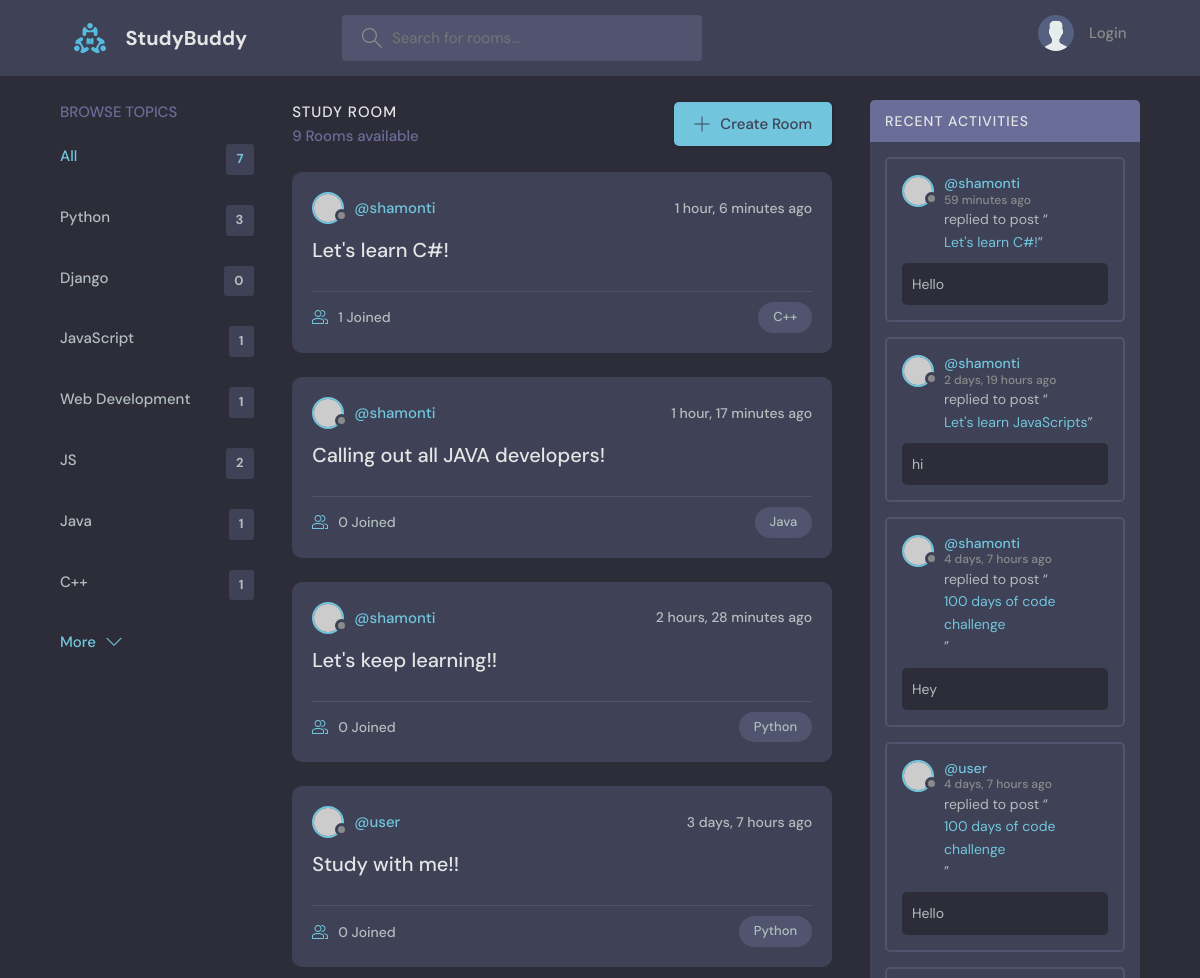
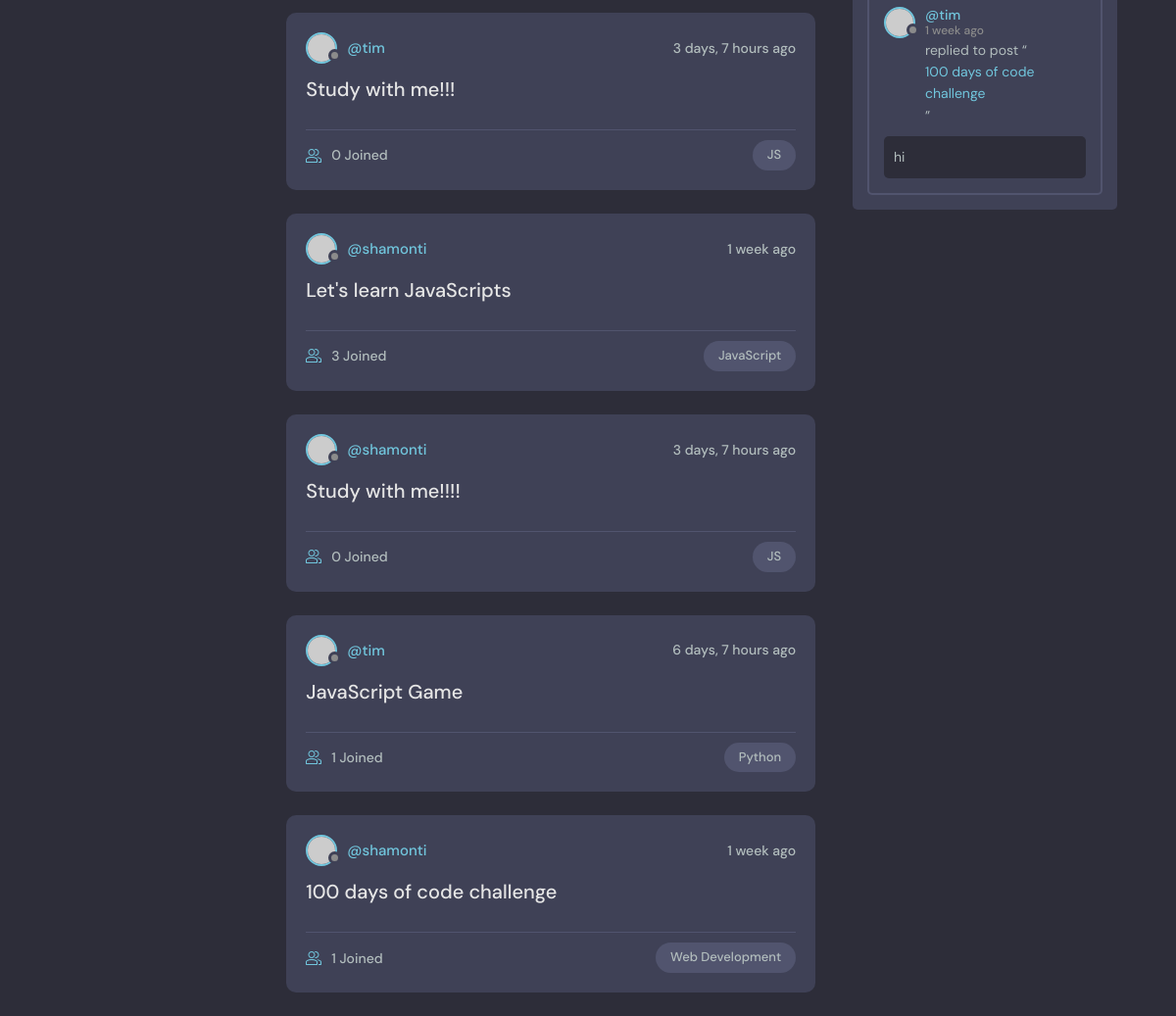
The page / on the database its author committed (2 pictures, top to bottom).
### base/models.py (models this page shows, shortened)
class Topic(models.Model):
    name = models.CharField(max_length=200)

class Room(models.Model):
    host = models.ForeignKey(User, on_delete=models.SET_NULL, null=True)
    topic = models.ForeignKey(Topic, on_delete=models.SET_NULL, null=True)
    name = models.CharField(max_length=200)
    description = models.TextField(null=True, blank=True)
    participants = models.ManyToManyField(User, related_name='participants', blank=True)
    updated = models.DateTimeField(auto_now=True)
    created = models.DateTimeField(auto_now_add=True)
    class Meta:
        ordering = ['-updated', '-created']
    def __str__(self):
        return self.name

class Message(models.Model):
    user = models.ForeignKey(User, on_delete=models.CASCADE)
    room = models.ForeignKey(Room, on_delete=models.CASCADE)
    body = models.TextField()
    updated = models.DateTimeField(auto_now=True)
    created = models.DateTimeField(auto_now_add=True)
    class Meta:
        ordering = ['-updated', '-created']
    def __str__(self):
        return self.body[0:50]

### base/views.py (the view)
# urls.py: path('', views.home, name='home'),
def home(request):
    q = request.GET.get('q') if request.GET.get('q') != None else ''
    rooms = Room.objects.filter(Q(topic__name__icontains = q) |
                                Q(name__icontains = q) |
                                Q(description__icontains = q)
                                )
    room_count = rooms.count()
    room_messages = Message.objects.filter(Q(room__topic__name__icontains = q))
    topics = Topic.objects.all()
    context = {'rooms': rooms, 'topics': topics, 'room_count': room_count, 'room_messages': room_messages}
    return render(request, 'base/home.html', context)

### base/templates/base/home.html (shortened to what this page needs)
{% extends "main.html" %}
{% block content %}
<main class="layout layout--3">
      <div class="container">
        {% include "base/topics_component.html" %}
        <div class="roomList">
          <div class="roomList__header">
            <div>
              <h2>Study Room</h2>
              <p>{{room_count}} Rooms available</p>
            </div>
            <a class="btn btn--main" href="{% url "create-room" %}">
              <svg version="1.1" xmlns="http://www.w3.org/2000/svg" width="32" height="32" viewBox="0 0 32 32">
                <title>add</title>
                <path
                  d="M16.943 0.943h-1.885v14.115h-14.115v1.885h14.115v14.115h1.885v-14.115h14.115v-1.885h-14.115v-14.115z"
                ></path>
              </svg>
              Create Room
            </a>
          </div>
        {% include "base/feed_component.html" %}
        </div>
        {% include "base/activity_component.html" %}
      </div>
</main>
{% endblock content %}

### base/templates/base/topics_component.html
<div class="topics">
  <div class="topics__header">
    <h2>Browse Topics</h2>
  </div>
  <ul class="topics__list">
    <li>
      <a href="{% url "home" %}" class="active">All <span>{{topics.count}}</span></a>
    </li>
    {% for topic in topics %}
    <li>
      <a href="{% url "home" %}?q={{topic.name}}">{{topic.name}} <span>{{topic.room_set.all.count}}</span></a>
    </li>
    {% endfor %}
  </ul>
  <a class="btn btn--link" href="topics.html">
    More
    <svg version="1.1" xmlns="http://www.w3.org/2000/svg" width="32" height="32" viewBox="0 0 32 32">
      <title>chevron-down</title>
      <path d="M16 21l-13-13h-3l16 16 16-16h-3l-13 13z"></path>
    </svg>
  </a>
</div>

### base/templates/base/feed_component.html (shortened to what this page needs)
  {% for room in rooms %}
  <div class="roomListRoom">
    <div class="roomListRoom__header">
      {% if room.host %}
      <a href="{% url "user-profile" room.host.id %}" class="roomListRoom__author">
      {% else %}
      <span>Unknown host</span>
      {% endif %}
        <div class="avatar avatar--small">
          <img src="https://randomuser.me/api/portraits/women/11.jpg" />
        </div>
        <span>@{{room.host.username}}</span>
      </a>
      <div class="roomListRoom__actions">
        <span>{{room.created|timesince}} ago</span>
      </div>
    </div>
    <div class="roomListRoom__content">
      <a href="{% url "room" room.id %}">{{room.name}}</a>
    </div>
    <div class="roomListRoom__meta">
      <a href="{% url "room" room.id %}" class="roomListRoom__joined">
        {{room.participants.count}} Joined
      </a>
      <p class="roomListRoom__topic">{{room.topic.name}}</p>
    </div>
  </div>
  {% endfor %}

### base/templates/base/activity_component.html (shortened to what this page needs)
<div class="activities">
  <div class="activities__header">
    <h2>Recent Activities</h2>
  </div>
  {% for message in room_messages %}
  <div class="activities__box">
    <div class="activities__boxHeader roomListRoom__header">
      <a href="{% url "user-profile" message.user.id %}" class="roomListRoom__author">
        <div class="avatar avatar--small">
          <img src="https://randomuser.me/api/portraits/women/11.jpg" />
        </div>
        <p>
          @{{message.user}}
          <span>{{message.created|timesince}} ago</span>
        </p>
      </a>
    </div>
    <div class="activities__boxContent">
      <p>replied to post “<a href="{% url "room" message.room.id %}">{{message.room}}</a>”</p>
      <div class="activities__boxRoomContent">
        {{message}}
      </div>
    </div>
  </div>
  {% endfor %}
</div>

### rows shown on the page
Topic: name "Python", room_set.all.count "3"
Topic: name "Django", room_set.all.count "0"
Topic: name "JavaScript", room_set.all.count "1"
Topic: name "Web Development", room_set.all.count "1"
Topic: name "JS", room_set.all.count "2"
Topic: name "Java", room_set.all.count "1"
Topic: name "C++", room_set.all.count "1"
Room: host.username "shamonti", created "1 hour, 6 minutes", name "Let's learn C#!", participants.count "1", topic.name "C++"
Room: host.username "shamonti", created "1 hour, 17 minutes", name "Calling out all JAVA developers!", participants.count "0", topic.name "Java"
Room: host.username "shamonti", created "2 hours, 28 minutes", name "Let's keep learning!!", participants.count "0", topic.name "Python"
Room: host.username "user", created "3 days, 7 hours", name "Study with me!!", participants.count "0", topic.name "Python"
Room: host.username "tim", created "3 days, 7 hours", name "Study with me!!!", participants.count "0", topic.name "JS"
Room: host.username "shamonti", created "1 week", name "Let's learn JavaScripts", participants.count "3", topic.name "JavaScript"
Room: host.username "shamonti", created "3 days, 7 hours", name "Study with me!!!!", participants.count "0", topic.name "JS"
Room: host.username "tim", created "6 days, 7 hours", name "JavaScript Game", participants.count "1", topic.name "Python"
Room: host.username "shamonti", created "1 week", name "100 days of code challenge", participants.count "1", topic.name "Web Development"
Message: user "shamonti", created "59 minutes", room "Let's learn C#!", body "Hello"
Message: user "shamonti", created "2 days, 19 hours", room "Let's learn JavaScripts", body "hi"
Message: user "shamonti", created "4 days, 7 hours", room "100 days of code challenge", body "Hey"
Message: user "user", created "4 days, 7 hours", room "100 days of code challenge", body "Hello"
Message: user "tim", created "1 week", room "100 days of code challenge", body "hi"

### other values the page prints
{{ topics.count }} "7"
{{ room_count }} "9"
